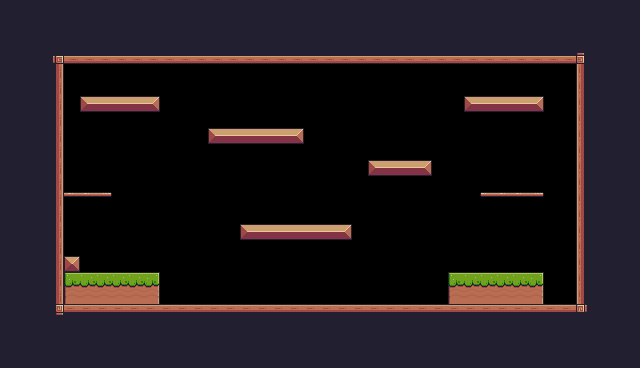

Below is a game level as drawn by its tile map, then a one-line description and the .tmx file that defines it, in full:
An orthogonal 40x23 tile map with 16x16 px tiles, 1 tile layer (Background) and 28 objects (7x Platform, 6x Fruit, 3x FallingPlatform, Player, Mushroom, ...).

<map version="1.10" tiledversion="1.10.1" orientation="orthogonal" renderorder="right-down" width="40" height="23" tilewidth="16" tileheight="16" infinite="0" nextlayerid="4" nextobjectid="17">
 <tileset firstgid="1" source="Pixel Adventure.tsx" />
 <layer id="1" name="Background" width="40" height="23">
  <properties>
   <property name="BackgroundColor" value="Purple" />
  </properties>
  <data encoding="csv">
24,24,24,24,24,24,24,24,24,24,24,24,24,24,24,24,24,24,24,24,24,24,24,24,24,24,24,24,24,24,24,24,24,24,24,24,24,24,24,24,
24,24,24,24,24,24,24,24,24,24,24,24,24,24,24,24,24,24,24,24,24,24,24,24,24,24,24,24,24,24,24,24,24,24,24,24,24,24,24,24,
24,24,24,24,24,24,24,24,24,24,24,24,24,24,24,24,24,24,24,24,24,24,24,24,24,24,24,24,24,24,24,24,24,24,24,24,24,24,24,24,
24,24,24,92,134,134,134,134,134,134,134,134,134,134,134,134,134,134,134,134,134,134,134,134,134,134,134,134,134,134,134,134,134,134,134,134,93,24,24,24,
24,24,24,113,0,0,0,0,0,0,0,0,0,0,0,0,0,0,0,0,0,0,0,0,0,0,0,0,0,0,0,0,0,0,0,0,111,24,24,24,
24,24,24,113,0,0,0,0,0,0,0,0,0,0,0,0,0,0,0,0,0,0,0,0,0,0,0,0,0,0,0,0,0,0,0,0,111,24,24,24,
24,24,24,113,0,13,14,14,14,15,0,0,0,0,0,0,0,0,0,0,0,0,0,0,0,0,0,0,0,13,14,14,14,15,0,0,111,24,24,24,
24,24,24,113,0,0,0,0,0,0,0,0,0,0,0,0,0,0,0,0,0,0,0,0,0,0,0,0,0,0,0,0,0,0,0,0,111,24,24,24,
24,24,24,113,0,0,0,0,0,0,0,0,0,13,14,14,14,14,15,0,0,0,0,0,0,0,0,0,0,0,0,0,0,0,0,0,111,24,24,24,
24,24,24,113,0,0,0,0,0,0,0,0,0,0,0,0,0,0,0,0,0,0,0,0,0,0,0,0,0,0,0,0,0,0,0,0,111,24,24,24,
24,24,24,113,0,0,0,0,0,0,0,0,0,0,0,0,0,0,0,0,0,0,0,13,14,14,15,0,0,0,0,0,0,0,0,0,111,24,24,24,
24,24,24,113,0,0,0,0,0,0,0,0,0,0,0,0,0,0,0,0,0,0,0,0,0,0,0,0,0,0,0,0,0,0,0,0,111,24,24,24,
24,24,24,113,41,41,42,0,0,0,0,0,0,0,0,0,0,0,0,0,0,0,0,0,0,0,0,0,0,0,40,41,41,42,0,0,111,24,24,24,
24,24,24,113,0,0,0,0,0,0,0,0,0,0,0,0,0,0,0,0,0,0,0,0,0,0,0,0,0,0,0,0,0,0,0,0,111,24,24,24,
24,24,24,113,0,0,0,0,0,0,0,0,0,0,0,13,14,14,14,14,14,15,0,0,0,0,0,0,0,0,0,0,0,0,0,0,111,24,24,24,
24,24,24,113,0,0,0,0,0,0,0,0,0,0,0,0,0,0,0,0,0,0,0,0,0,0,0,0,0,0,0,0,0,0,0,0,111,24,24,24,
24,24,24,113,35,0,0,0,0,0,0,0,0,0,0,0,0,0,0,0,0,0,0,0,0,0,0,0,0,0,0,0,0,0,0,0,111,24,24,24,
24,24,24,113,7,8,8,8,8,9,0,0,0,0,0,0,0,0,0,0,0,0,0,0,0,0,0,0,7,8,8,8,8,9,0,0,111,24,24,24,
24,24,24,113,29,30,30,30,30,31,0,0,0,0,0,0,0,0,0,0,0,0,0,0,0,0,0,0,29,30,30,30,30,31,0,0,111,24,24,24,
24,24,24,114,90,90,90,90,90,90,90,90,90,90,90,90,90,90,90,90,90,90,90,90,90,90,90,90,90,90,90,90,90,90,90,90,115,24,24,24,
24,24,24,24,24,24,24,24,24,24,24,24,24,24,24,24,24,24,24,24,24,24,24,24,24,24,24,24,24,24,24,24,24,24,24,24,24,24,24,24,
24,24,24,24,24,24,24,24,24,24,24,24,24,24,24,24,24,24,24,24,24,24,24,24,24,24,24,24,24,24,24,24,24,24,24,24,24,24,24,24,
24,24,24,24,24,24,24,24,24,24,24,24,24,24,24,24,24,24,24,24,24,24,24,24,24,24,24,24,24,24,24,24,24,24,24,24,24,24,24,24
</data>
 </layer>
 <objectgroup id="2" name="Spawnpoints">
  <object id="1" name="Player" type="Player" x="80" y="256" width="32" height="32" />
  <object id="2" name="Apple" type="Fruit" x="96" y="224" width="32" height="32" />
  <object id="3" name="Kiwi" type="Fruit" x="112" y="72" width="32" height="32" />
  <object id="4" name="Strawberry" type="Fruit" x="240" y="96" width="32" height="32" />
  <object id="5" name="Pineapple" type="Fruit" x="376" y="120" width="32" height="32" />
  <object id="6" name="Melon" type="Fruit" x="480" y="56" width="32" height="32" />
  <object id="7" name="Cherries" type="Fruit" x="432" y="232" width="32" height="32" />
  <object id="8" name="Mushroom" type="Mushroom" x="240" y="192" width="32" height="32">
   <properties>
    <property name="offPos" type="float" value="2" />
    <property name="offNeg" type="float" value="2" />
    </properties>
  </object>
  <object id="9" name="Bunny" type="Bunny" x="416" y="272" width="34" height="44">
   <properties>
    <property name="offPos" type="float" value="1.5" />
    <property name="offNeg" type="float" value="1.5" />
    </properties>
  </object>
  <object id="10" type="FallingPlatform" x="176" y="192" width="32" height="10" />
  <object id="11" type="FallingPlatform" x="248" y="168" width="32" height="10" />
  <object id="12" type="FallingPlatform" x="320" y="144" width="32" height="10" />
  <object id="13" type="Saw" x="320" y="272" width="32" height="32">
   <properties>
    <property name="offNeg" type="float" value="2" />
    <property name="offPos" type="float" value="2" />
    <property name="isVertical" type="bool" value="false" />
    </properties>
  </object>
  <object id="14" type="Fire" x="448" y="272" width="16" height="32" />
  <object id="15" type="Checkpoint" x="464" y="192" width="64" height="64" />
 </objectgroup>
 <objectgroup id="3" name="Collisions">
  <object id="20" x="48" y="48" width="16" height="272" />
  <object id="21" x="64" y="48" width="528" height="16" />
  <object id="22" x="576" y="64" width="16" height="256" />
  <object id="23" x="64" y="304" width="512" height="16" />
  <object id="24" x="64" y="272" width="96" height="32" />
  <object id="25" x="448" y="272" width="96" height="32" />
  <object id="26" type="Platform" x="80" y="96" width="80" height="16" />
  <object id="27" type="Platform" x="464" y="96" width="80" height="16" />
  <object id="28" type="Platform" x="208" y="128" width="96" height="16" />
  <object id="29" type="Platform" x="368" y="160" width="64" height="16" />
  <object id="30" type="Platform" x="240" y="224" width="112" height="16" />
  <object id="31" type="Platform" x="64" y="192" width="48" height="16" />
  <object id="32" type="Platform" x="480" y="192" width="48" height="16" />
 </objectgroup>
</map>
